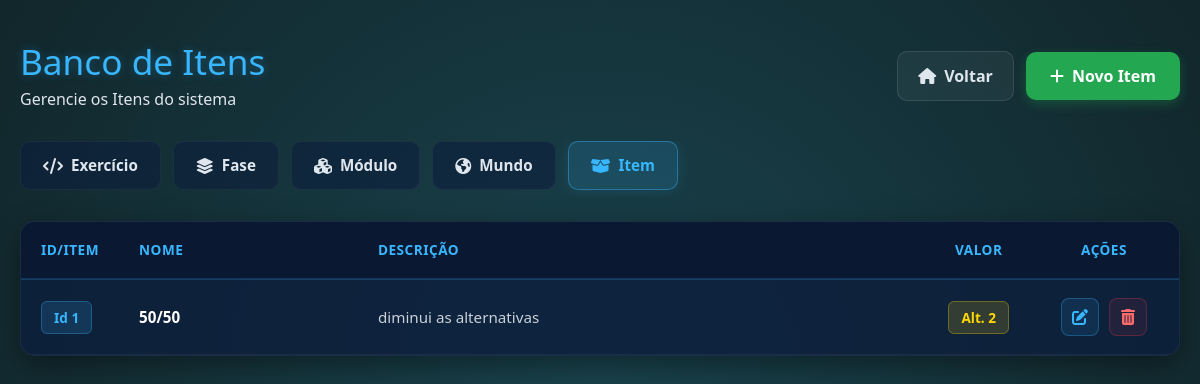
Page /listarItens on the committed database.
### models/ItemModel.py (models this page shows, shortened)
class ItemModel(bd.Model):
   __tablename__ = 'Item'
   idItem = bd.Column(bd.Integer, primary_key=True, autoincrement=True)
   nome = bd.Column(bd.String(25), nullable=False)
   descricao = bd.Column(bd.String(99), nullable=False)
   valor = bd.Column(bd.Integer, nullable=False)

### views_mundo.py (the view)
@app.route('/listarItens')
def listarItens():
    oItemController = ItemController()
    return oItemController.listarItens()

### app.py (called while the page is built)
@event.listens_for(Engine, "connect")
def set_sqlite_pragma(dbapi_connection, connection_record):
    cursor = dbapi_connection.cursor()
    cursor.execute("PRAGMA foreign_keys=ON")
    cursor.close()

### controllers/ItemController.py (called while the page is built)
    def listarItens(self):
        oItemService = ItemService()
        return oItemService.listarItens()

### dao/ItemDao.py (called while the page is built)
    def carregarItensLoja(self):
        listaItens = ItemModel.query.all()
        return listaItens

### service/ItemService.py (called while the page is built)
    def listarItens(self):
        oItemDao = ItemDao()
        oItemView = ItemView()
        lista = oItemDao.carregarItensLoja()
        return oItemView.listarItens(lista)

### views/ItemView.py (called while the page is built)
    def listarItens(self, listaItens):
        return render_template('listarItens.html', listaItens=listaItens)

### templates/listarItens.html (shortened to what this page needs)
{% extends "template.html" %}
{% block cabecalho %}
    <link rel="stylesheet" href="{{ url_for('static', filename='styles/listarExercicios.css') }}"/>
    <link rel="stylesheet" href="https://cdnjs.cloudflare.com/ajax/libs/font-awesome/6.4.0/css/all.min.css">
{% endblock %}
{% block corpo %}
<div class="crud-container">
    <div class="crud-header">
        <div>
            <h1 class="crud-titulo">Banco de Itens</h1>
            <p class="crud-subtitulo">Gerencie os Itens do sistema</p>
        </div>
        <div class="header-acoes">
            <a href="{{ url_for('index') }}" class="btn-voltar">
                <i class="fa-solid fa-house"></i> Voltar
            </a>
            <a href="{{ url_for('cadastrarItem') }}" class="btn-novo-exercicio">
                <i class="fa-solid fa-plus"></i> Novo Item
            </a>
        </div>
    </div>
    <div class="crud-nav-tabs">
        <a href="{{ url_for('listarExercicios') }}" class="tab-item ">
            <i class="fa-solid fa-code"></i> Exercício
        </a>
        <a href="{{ url_for('listarFases') }}" class="tab-item ">
            <i class="fa-solid fa-layer-group"></i> Fase
        </a>
        <a href="{{ url_for('listarModulos') }}" class="tab-item ">
            <i class="fa-solid fa-cubes"></i> Módulo
        </a>
        <a href="{{ url_for('listarMundos') }}" class="tab-item">
            <i class="fa-solid fa-earth-americas"></i> Mundo
        </a>
        <a href="{{ url_for('listarItens') }}" class="tab-item active">
            <i class="fa-solid fa-box-open"></i> Item
        </a>
    </div>
    <div class="tabela-responsiva">
        <table class="tabela-exercicios">
            <thead>
                <tr>
                    <th style="width: 80px;">id/Item</th>
                    <th>Nome</th>
                    <th>Descrição</th>
                    <th style="width: 90px; text-align: center;">Valor</th>
                    <th style="width: 150px; text-align: center;">Ações</th>
                </tr>
            </thead>
            <tbody>
                {% for item in listaItens %}
                <tr>
                    <td data-label="idItem">
                        <span class="badge-fase">Id {{item.idItem}}</span>
                    </td>
                    <td data-label="nome" class="col-titulo">
                        <strong>{{ item.nome }}</strong>
                    </td>
                    <td data-label="descricao" class="col-enunciado">
                        {{ item.descricao }}
                    </td>
                    <td data-label="valor" style="text-align: center;">
                        <span class="badge-resposta">Alt. {{ item.valor}}</span>
                    </td>
                    <td data-label="Ações" style="text-align: center;">
                        <div class="grupo-acoes">
                            <a href="{{ url_for('editarItem', idItem=item.idItem) }}" class="btn-acao btn-alterar" title="Alterar Item">
                                <i class="fa-solid fa-pen-to-square"></i>
                            </a>
                            <a href="{{ url_for('deletarItem', idItem=item.idItem) }}" class="btn-acao btn-apagar" title="Apagar Item" onclick="return confirm('Tem certeza que deseja apagar o item: {{ item.nome }}?')">
                                <i class="fa-solid fa-trash-can"></i>
                            </a>
                        </div>
                    </td>
                </tr>
                {% endfor %}
            </tbody>
        </table>
    </div>
</div>
{% endblock %}

### static/styles/listarExercicios.css (style rules this page uses)
body, html { margin: 0; padding: 0; width: 100%; min-height: 100vh; font-family: 'Segoe UI', Tahoma, Geneva, Verdana, sans-serif; }
.crud-container { background: radial-gradient(circle, #1a444e 0%, #11262b 100%); min-height: 100vh; padding: 40px 20px; box-sizing: border-box; display: flex; flex-direction: column; align-items: center; }
.crud-header { display: flex; justify-content: space-between; align-items: center; max-width: 1200px; width: 100%; margin-bottom: 30px; flex-wrap: wrap; gap: 20px; }
.crud-titulo { color: #38b6ff; font-size: 2.2rem; margin: 0 0 5px 0; text-shadow: 0 0 10px rgba(56, 182, 255, 0.3); }
.crud-subtitulo { color: #e0e6ed; margin: 0; font-size: 1rem; }
.header-acoes { display: flex; gap: 12px; align-items: center; }
.btn-novo-exercicio { background-color: #23a851; color: #ffffff; text-decoration: none; padding: 12px 24px; border-radius: 10px; font-weight: 600; display: flex; align-items: center; gap: 8px; box-shadow: 0 4px 12px rgba(35, 168, 81, 0.3); transition: all 0.2s ease; }
.btn-voltar { background-color: rgba(255, 255, 255, 0.05); color: #e0e6ed; text-decoration: none; padding: 12px 20px; border-radius: 10px; font-weight: 600; display: flex; align-items: center; gap: 8px; border: 1px solid rgba(255, 255, 255, 0.1); transition: all 0.2s ease; }
.tabela-responsiva { max-width: 1200px; width: 100%; background-color: rgba(13, 31, 61, 0.85); border-radius: 15px; box-shadow: 0 10px 30px rgba(0, 0, 0, 0.4); overflow: hidden; border: 1px solid rgba(255, 255, 255, 0.05); }
.tabela-exercicios { width: 100%; border-collapse: collapse; text-align: left; color: #ffffff; }
.tabela-exercicios th { background-color: rgba(10, 24, 48, 0.9); color: #38b6ff; padding: 18px 20px; font-weight: 600; text-transform: uppercase; font-size: 0.85rem; letter-spacing: 0.5px; border-bottom: 2px solid rgba(56, 182, 255, 0.2); }
.tabela-exercicios td { padding: 18px 20px; border-bottom: 1px solid rgba(255, 255, 255, 0.05); font-size: 0.95rem; vertical-align: middle; }
.tabela-exercicios tbody tr { transition: background-color 0.2s ease; }
.col-titulo { color: #ffffff; }
.col-enunciado { color: #c9d1d9; max-width: 400px; white-space: nowrap; overflow: hidden; text-overflow: ellipsis; }
.badge-fase { background-color: rgba(56, 182, 255, 0.15); color: #38b6ff; padding: 6px 12px; border-radius: 6px; font-weight: bold; font-size: 0.85rem; border: 1px solid rgba(56, 182, 255, 0.3); white-space: nowrap; }
.badge-resposta { background-color: rgba(255, 215, 0, 0.15); color: #ffd700; padding: 6px 12px; border-radius: 6px; font-weight: bold; font-size: 0.85rem; border: 1px solid rgba(255, 215, 0, 0.3); white-space: nowrap; }
.grupo-acoes { display: flex; gap: 10px; justify-content: center; }
.btn-acao { width: 38px; height: 38px; border-radius: 8px; display: flex; align-items: center; justify-content: center; text-decoration: none; font-size: 1rem; transition: all 0.2s ease; }
.btn-alterar { background-color: rgba(56, 182, 255, 0.1); color: #38b6ff; border: 1px solid rgba(56, 182, 255, 0.3); }
.btn-apagar { background-color: rgba(220, 53, 69, 0.1); color: #ff6b6b; border: 1px solid rgba(220, 53, 69, 0.3); }
.crud-nav-tabs { display: flex; gap: 12px; max-width: 1200px; width: 100%; margin-bottom: 25px; overflow-x: auto; padding-bottom: 6px; box-sizing: border-box; }
.tab-item { background-color: rgba(13, 31, 61, 0.6); color: #e0e6ed; text-decoration: none; padding: 12px 22px; border-radius: 10px; font-weight: 600; display: flex; align-items: center; gap: 8px; font-size: 0.95rem; border: 1px solid rgba(255, 255, 255, 0.05); transition: all 0.2s ease; white-space: nowrap; }
.tab-item.active { background-color: rgba(56, 182, 255, 0.15); color: #38b6ff; border-color: rgba(56, 182, 255, 0.4); box-shadow: 0 0 15px rgba(56, 182, 255, 0.15); }
.tab-item i { font-size: 1rem; }

### rows in the picture
ItemModel: idItem "1", nome "50/50", descricao "diminui as alternativas", valor "2"
